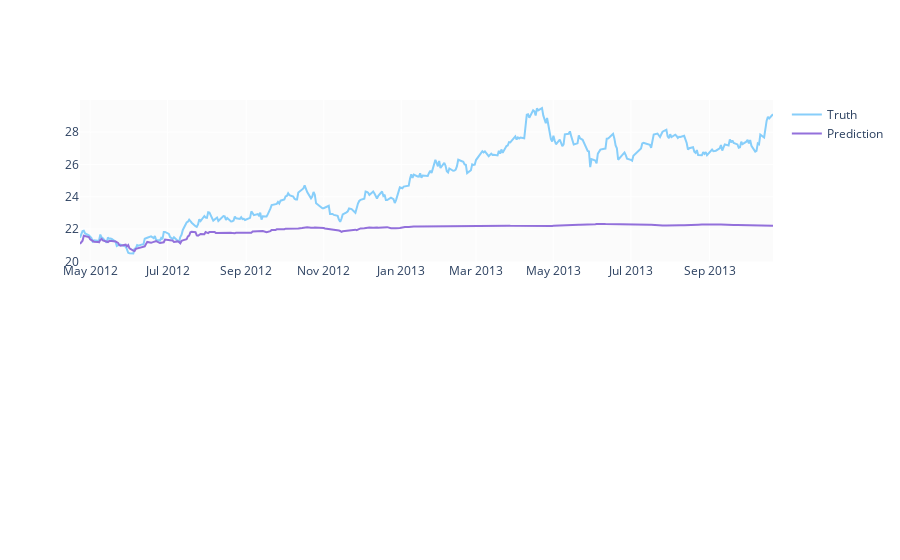

The notebook cell saved with this chart:
### Code cell
fig = make_subplots(rows=2, cols=1)
fig.add_trace(go.Scatter(x=df_test_2014.index, y=df_test_2014['Close'],
                         name='Truth',
                         marker_color='LightSkyBlue'), row=1, col=1)

fig.add_trace(go.Scatter(x=df_test_2014.index,
                         y=df_test_2014['Predicted Close'],
                         name='Prediction',
                         marker_color='MediumPurple'), row=1, col=1)

fig.show()

### Figure 1 — Plotly figure (JSON) as saved in the notebook; plotly's stock layout.template omitted (floating-point values rounded to 4 significant figures; data arrays with more than 128 entries replaced by an {"elided": "..."} marker saying what was removed)
{"data": [{"marker": {"color": "LightSkyBlue"}, "name": "Truth", "type": "scatter", "x": {"elided": "377 str values"}, "xaxis": "x", "y": {"elided": "377 float values"}, "yaxis": "y"}, {"marker": {"color": "MediumPurple"}, "name": "Prediction", "type": "scatter", "x": {"elided": "377 str values"}, "xaxis": "x", "y": {"elided": "377 float values"}, "yaxis": "y"}], "layout": {"autosize": true, "xaxis": {"anchor": "y", "autorange": true, "domain": [0, 1], "range": ["2012-04-23", "2013-10-21"], "type": "date"}, "xaxis2": {"anchor": "y2", "domain": [0, 1]}, "yaxis": {"anchor": "x", "autorange": true, "domain": [0.575, 1], "range": [19.99, 29.99], "type": "linear"}, "yaxis2": {"anchor": "x2", "domain": [0, 0.425]}}}
